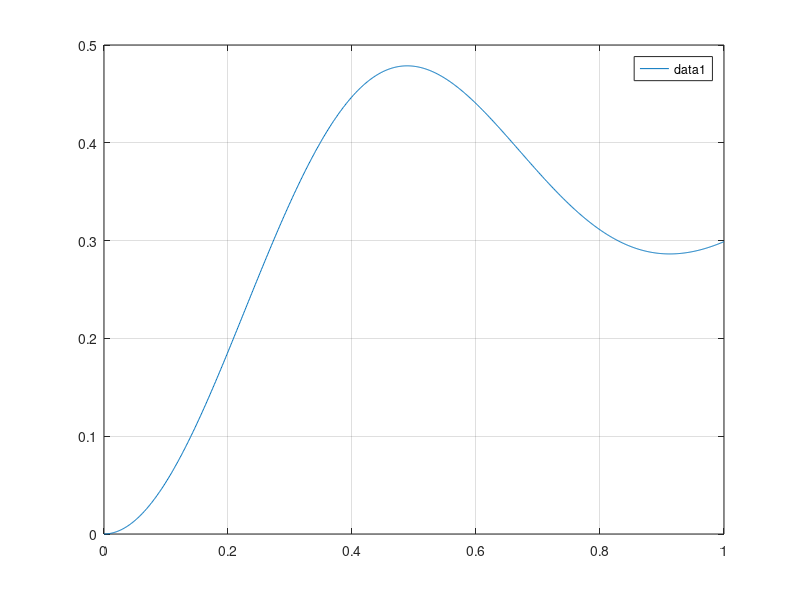

Here is the MATLAB script that generated this plot:
%%
clc;
clear all;
close all;
format long e;
% Dynamic Backward Euler problem 
%%%%%%%%%%%%%%%%%%%%%%%%%%%%%%%%%%%%%%%%%%%%%%%%
k=10;
k_body_fl=1.2;
k_tyre_fl=k;
k_body_fr=1.1;
k_tyre_fr=k;
k_body_rl=1.3;
k_tyre_rl=k;
k_body_rr=1.4;
k_tyre_rr=k;
l_long_fl=0.8;
l_long_rl=1.25;
l_long_fr=0.8;
l_long_rr=1.25;
l_lat_fl=1;
l_lat_rl=1;
l_lat_fr=2;
l_lat_rr=2;
mass_Body=1e-1;
I_body_xx=2e-1;
I_body_yy=3e-1;
mass_wheel_fl=6e-1;
mass_tyre_fl=7e-1;
mass_wheel_fr=4e-1;
mass_tyre_fr=5e-1;
mass_wheel_rl=8e-1;
mass_tyre_rl=9e-1;
mass_wheel_rr=10e-1;
mass_tyre_rr=11e-1;
%%%%%%%%%%%%%%%%%%%%%%%%%%%%%%%%%%%%%%%%%%%%%%%%
tend=1;
u_init=0;
du_init=0;
%%%%%%%%%%%%%%%%%%%%%%%%%%%%%%%%%%%%%%%%%%%%%%%%
% System Mono
M=diag([mass_Body, I_body_xx, I_body_yy, mass_wheel_fl, mass_tyre_fl, mass_wheel_fr, mass_tyre_fr, mass_wheel_rl, mass_tyre_rl, mass_wheel_rr, mass_tyre_rr]);
K=[k_body_fl+k_body_fr+k_body_rl+k_body_rr, k_body_fl*l_lat_fl-k_body_fr*l_lat_fr+k_body_rl*l_lat_rl-k_body_rr*l_lat_rr, -k_body_fl*l_long_fl-k_body_fr*l_long_fr+k_body_rl*l_long_rl+k_body_rr*l_long_rr,  -k_body_fl, 0, -k_body_fr, 0, -k_body_rl, 0, -k_body_rr, 0;
   0  l_lat_fl*l_lat_fl*k_body_fl+l_lat_fr*l_lat_fr*k_body_fr+l_lat_rl*l_lat_rl*k_body_rl+l_lat_rr*l_lat_rr*k_body_rr, -l_long_fl*l_lat_fl*k_body_fl+l_lat_fr*l_long_fr*k_body_fr+l_long_rl*l_lat_rl*k_body_rl-l_long_rr*l_lat_rr*k_body_rr, -l_lat_fl*k_body_fl, 0, l_lat_fr*k_body_fr, 0, -l_lat_rl*k_body_rl, 0, l_lat_rr*k_body_rr, 0;
   0 0 l_long_fl*l_long_fl*k_body_fl+l_long_fr*l_long_fr*k_body_fr+l_long_rl*l_long_rl*k_body_rl+l_long_rr*l_long_rr*k_body_rr, l_long_fl*k_body_fl, 0 l_long_fr*k_body_fr 0 -l_long_rl*k_body_rl 0 -l_long_rr*k_body_rr 0; 
   0 0 0 k_body_fl+k_tyre_fl -k_tyre_fl 0 0 0 0 0 0;
   0 0 0 0 k_tyre_fl 0 0 0 0 0 0;
   0 0 0 0 0 k_body_fr+k_tyre_fr -k_tyre_fr 0 0 0 0;
   0 0 0 0 0 0 k_tyre_fr 0 0 0 0;
   0 0 0 0 0 0 0 k_body_rl+k_tyre_rl -k_tyre_rl 0 0;
   0 0 0 0 0 0 0 0 k_tyre_rl 0 0;
   0 0 0 0 0 0 0 0 0 k_body_rr+k_tyre_rr -k_tyre_rr;
   0 0 0 0 0 0 0 0 0 0 k_tyre_rr];
K=K+K'-diag(diag(K));
D = K *0;
%%%%%%%%%%%%%%%%%%%%%%%%%%%%%%%%%%%%%%%%%%%%%%%%
% Allocate memory
t=zeros(1000+1,1);
u_sol=zeros(1000+1,11);
u_n_p_1=zeros(11,1);
%%%%%%%%%%%%%%%%%%%%%%%%%%%%%%%%%%%%%%%%%%%%%%%%
h=1/(1000);
%%%%%%%%%%%%%%%%%%%%%%%%%%%%%%%%%%%%%%%%%%%%%%%%
u_n=[u_init; zeros(10,1)];
u_n_m_1=[u_init; zeros(10,1)]-h*[du_init; zeros(10,1)];
A=((1/(h*h))*M+(1/h)*D+K);
B=((2/(h*h))*M+(1/h)*D);
f_n_p_1=[1.1; zeros(10,1)];
%%%%%%%%%%%%%%%%%%%%%%%%%%%%%%%%%%%%%%%%%%%%%%%%
% Time loop
j=2;
tic
for i = h:h:tend
    u_n_p_1=A\(B*u_n-((1/(h*h))*M)*u_n_m_1+f_n_p_1);
   % Get solution
    t(j)=i;   
    u_sol(j,:)=u_n_p_1;   
    u_n_m_1=u_n;
    u_n    =u_n_p_1;
    j=j+1;
end
toc
%%%%%%%%%%%%%%%%%%%%%%%%%%%%%%%%%%%%%%%%%%%%%%%%
% Some plots
figure();
plot(t,u_sol(:,1)); grid on;
legend;

%disp(u_sol(501,1))
disp(u_sol(1001,1:3))

